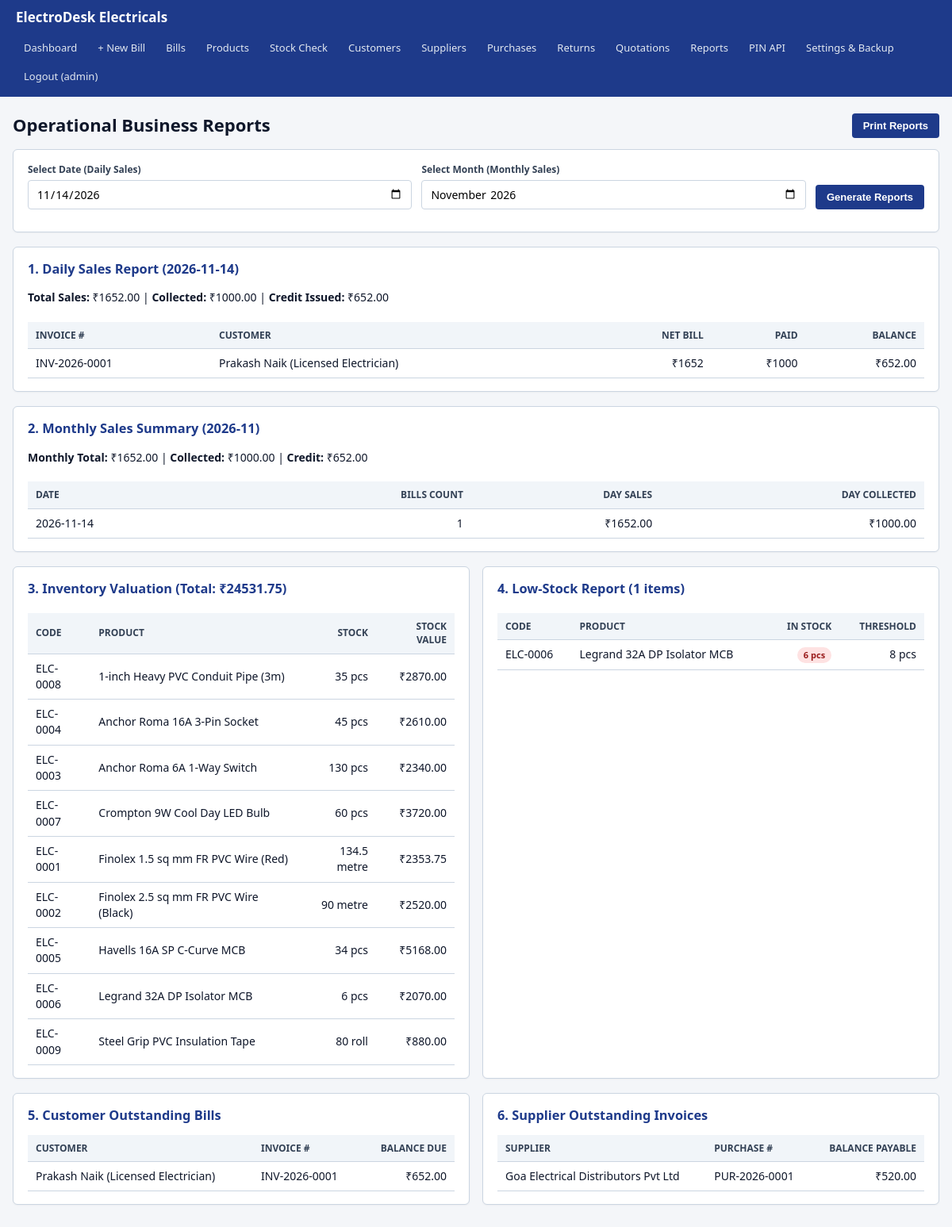
The app's page /reports (signed in) with its own data.
### tables this page shows
CREATE TABLE store_settings (
    id INTEGER PRIMARY KEY CHECK (id = 1),
    store_name TEXT NOT NULL DEFAULT 'ElectroDesk Electricals',
    store_address TEXT NOT NULL DEFAULT 'Main Market Road, Goa',
    store_phone TEXT NOT NULL DEFAULT '',
    default_tax_rate NUMERIC NOT NULL DEFAULT 0.00
);

CREATE TABLE sales (
    id INTEGER PRIMARY KEY AUTOINCREMENT,
    invoice_no TEXT NOT NULL UNIQUE,
    customer_id INTEGER,
    walkin_name TEXT,
    walkin_phone TEXT,
    subtotal NUMERIC NOT NULL DEFAULT 0.00,
    discount NUMERIC NOT NULL DEFAULT 0.00,
    tax_rate NUMERIC NOT NULL DEFAULT 0.00,
    tax_amount NUMERIC NOT NULL DEFAULT 0.00,
    total_amount NUMERIC NOT NULL DEFAULT 0.00,
    net_amount NUMERIC NOT NULL DEFAULT 0.00,
    paid_amount NUMERIC NOT NULL DEFAULT 0.00,
    status TEXT NOT NULL DEFAULT 'COMPLETED' CHECK (status IN ('COMPLETED', 'VOIDED')),
    submission_token TEXT NOT NULL UNIQUE,
    sale_date TEXT NOT NULL,
    created_at TEXT NOT NULL DEFAULT (datetime('now', 'localtime')),
    FOREIGN KEY (customer_id) REFERENCES customers(id)
);

CREATE TABLE customers (
    id INTEGER PRIMARY KEY AUTOINCREMENT,
    name TEXT NOT NULL,
    phone TEXT,
    address TEXT,
    pincode TEXT,
    notes TEXT,
    created_at TEXT NOT NULL DEFAULT (datetime('now', 'localtime'))
);

CREATE TABLE products (
    id INTEGER PRIMARY KEY AUTOINCREMENT,
    product_code TEXT NOT NULL UNIQUE,
    name TEXT NOT NULL,
    unit TEXT NOT NULL DEFAULT 'pcs',
    selling_price NUMERIC NOT NULL CHECK (selling_price >= 0),
    purchase_cost NUMERIC NOT NULL DEFAULT 0.00 CHECK (purchase_cost >= 0),
    stock_qty NUMERIC NOT NULL DEFAULT 0.00 CHECK (stock_qty >= 0),
    min_stock_threshold NUMERIC NOT NULL DEFAULT 5.00 CHECK (min_stock_threshold >= 0),
    is_active INTEGER NOT NULL DEFAULT 1 CHECK (is_active IN (0, 1)),
    created_at TEXT NOT NULL DEFAULT (datetime('now', 'localtime'))
);

CREATE TABLE purchases (
    id INTEGER PRIMARY KEY AUTOINCREMENT,
    purchase_no TEXT NOT NULL UNIQUE,
    supplier_id INTEGER NOT NULL,
    supplier_invoice_no TEXT,
    total_amount NUMERIC NOT NULL DEFAULT 0.00,
    paid_amount NUMERIC NOT NULL DEFAULT 0.00,
    purchase_date TEXT NOT NULL,
    notes TEXT,
    created_at TEXT NOT NULL DEFAULT (datetime('now', 'localtime')),
    FOREIGN KEY (supplier_id) REFERENCES suppliers(id)
);

CREATE TABLE suppliers (
    id INTEGER PRIMARY KEY AUTOINCREMENT,
    name TEXT NOT NULL,
    phone TEXT,
    address TEXT,
    pincode TEXT,
    notes TEXT,
    created_at TEXT NOT NULL DEFAULT (datetime('now', 'localtime'))
);

### routes/ops_routes.py (the view)
@ops_bp.route("/reports")
@login_required
def reports():
    db_path = current_app.config["DB_PATH"]
    selected_date = request.args.get("date", date.today().isoformat())
    selected_month = request.args.get("month", date.today().strftime("%Y-%m"))
    daily = report_service.daily_sales_report(selected_date, db_path=db_path)
    monthly = report_service.monthly_sales_report(selected_month, db_path=db_path)
    inv_val = report_service.inventory_valuation_report(db_path=db_path)
    low_stock = inventory_service.get_low_stock_products(db_path=db_path)
    dues = report_service.outstanding_reports(db_path=db_path)
    return render_template(
        "reports.html",
        selected_date=selected_date,
        selected_month=selected_month,
        daily=daily,
        monthly=monthly,
        inv_val=inv_val,
        low_stock=low_stock,
        dues=dues,
    )

### app.py (called while the page is built)
def create_app(test_config: dict | None = None) -> Flask:
    app = Flask(__name__)
    app.config.from_object(Config)
    if test_config:
        app.config.update(test_config)
    init_db(db_path=app.config["DB_PATH"])
    if not app.config.get("TESTING"):
        backup_service.run_daily_auto_backup(
            db_path=app.config["DB_PATH"],
            backup_dir=app.config["BACKUP_DIR"],
        )
    @app.context_processor
    def inject_store_settings():
        return {"store": auth_service.get_store_settings(db_path=app.config["DB_PATH"])}
    app.register_blueprint(main_bp)
    app.register_blueprint(product_bp)
    app.register_blueprint(sales_bp)
    app.register_blueprint(purchase_bp)
    app.register_blueprint(ops_bp)
    app.register_blueprint(api_bp)
    return app

### database/db.py (called while the page is built)
def to_decimal(value) -> Decimal:
    if value is None or value == "":
        return Decimal("0.00")
    return Decimal(str(value)).quantize(Decimal("0.01"), rounding=ROUND_HALF_UP)

def get_connection(db_path: str | None = None) -> sqlite3.Connection:
    target_path = db_path or Config.DB_PATH
    conn = sqlite3.connect(target_path, timeout=10.0)
    conn.row_factory = sqlite3.Row
    conn.execute("PRAGMA foreign_keys = ON;")
    conn.execute("PRAGMA journal_mode = WAL;")
    conn.execute("PRAGMA busy_timeout = 5000;")
    return conn

### routes/__init__.py (called while the page is built)
def login_required(view_func):
    @wraps(view_func)
    def wrapped_view(*args, **kwargs):
        if "user_id" not in session:
            flash("Please log in to access ElectroDesk.", "warning")
            return redirect(url_for("main.login"))
        return view_func(*args, **kwargs)
    return wrapped_view

### services/auth_service.py (called while the page is built)
def get_store_settings(db_path: str | None = None) -> dict:
    conn = get_connection(db_path)
    try:
        row = conn.execute("SELECT * FROM store_settings WHERE id = 1").fetchone()
        return dict(row) if row else {
            "store_name": "ElectroDesk Electricals",
            "store_address": "Main Market Road, Goa",
            "store_phone": "",
            "default_tax_rate": "0.00",
        }
    finally:
        conn.close()

### templates/reports.html (shortened to what this page needs)
{% extends "base.html" %}
{% block content %}
<div class="page-header">
  <h1>Operational Business Reports</h1>
  <button type="button" class="btn no-print" onclick="window.print()">Print Reports</button>
</div>
<div class="card no-print">
  <form method="GET" action="{{ url_for('ops.reports') }}" class="form-row">
    <div class="form-group">
      <label>Select Date (Daily Sales)</label>
      <input type="date" name="date" value="{{ selected_date }}">
    </div>
    <div class="form-group">
      <label>Select Month (Monthly Sales)</label>
      <input type="month" name="month" value="{{ selected_month }}">
    </div>
    <button type="submit" class="btn">Generate Reports</button>
  </form>
</div>
<div class="card">
  <h3>1. Daily Sales Report ({{ daily.date }})</h3>
  <p>
    <strong>Total Sales:</strong> ₹{{ daily.total_sales }} |
    <strong>Collected:</strong> ₹{{ daily.total_collected }} |
    <strong>Credit Issued:</strong> ₹{{ daily.total_credit }}
  </p>
  <div class="table-wrap">
    <table>
      <thead>
        <tr><th>Invoice #</th><th>Customer</th><th class="num">Net Bill</th><th class="num">Paid</th><th class="num">Balance</th></tr>
      </thead>
      <tbody>
        {% for b in daily.bills %}
        <tr>
          <td>{{ b.invoice_no }}</td>
          <td>{{ b.customer_name or b.walkin_name or 'Walk-in' }}</td>
          <td class="num">₹{{ b.net_amount }}</td>
          <td class="num">₹{{ b.paid_amount }}</td>
          <td class="num">₹{{ b.balance }}</td>
        </tr>
        {% else %}
        <tr><td colspan="5">No completed sales on {{ daily.date }}.</td></tr>
        {% endfor %}
      </tbody>
    </table>
  </div>
</div>
<div class="card">
  <h3>2. Monthly Sales Summary ({{ monthly.year_month }})</h3>
  <p>
    <strong>Monthly Total:</strong> ₹{{ monthly.month_total }} |
    <strong>Collected:</strong> ₹{{ monthly.month_paid }} |
    <strong>Credit:</strong> ₹{{ monthly.month_credit }}
  </p>
  <div class="table-wrap">
    <table>
      <thead>
        <tr><th>Date</th><th class="num">Bills Count</th><th class="num">Day Sales</th><th class="num">Day Collected</th></tr>
      </thead>
      <tbody>
        {% for d in monthly.days %}
        <tr>
          <td>{{ d.sale_date }}</td>
          <td class="num">{{ d.bill_count }}</td>
          <td class="num">₹{{ d.day_total }}</td>
          <td class="num">₹{{ d.day_paid }}</td>
        </tr>
        {% else %}
        <tr><td colspan="4">No sales recorded in {{ monthly.year_month }}.</td></tr>
        {% endfor %}
      </tbody>
    </table>
  </div>
</div>
<div class="grid-2">
  <div class="card">
    <h3>3. Inventory Valuation (Total: ₹{{ inv_val.total_valuation }})</h3>
    <div class="table-wrap">
      <table>
        <thead>
          <tr><th>Code</th><th>Product</th><th class="num">Stock</th><th class="num">Stock Value</th></tr>
        </thead>
        <tbody>
          {% for item in inv_val['items'] %}
          <tr>
            <td>{{ item.product_code }}</td>
            <td>{{ item.name }}</td>
            <td class="num">{{ item.stock_qty }} {{ item.unit }}</td>
            <td class="num">₹{{ item.stock_value }}</td>
          </tr>
          {% else %}
          <tr><td colspan="4">No active products.</td></tr>
          {% endfor %}
        </tbody>
      </table>
    </div>
  </div>
  <div class="card">
    <h3>4. Low-Stock Report ({{ low_stock|length }} items)</h3>
    <div class="table-wrap">
      <table>
        <thead>
          <tr><th>Code</th><th>Product</th><th class="num">In Stock</th><th class="num">Threshold</th></tr>
        </thead>
        <tbody>
          {% for item in low_stock %}
          <tr>
            <td>{{ item.product_code }}</td>
            <td>{{ item.name }}</td>
            <td class="num"><span class="badge badge-danger">{{ item.stock_qty }} {{ item.unit }}</span></td>
            <td class="num">{{ item.min_stock_threshold }} {{ item.unit }}</td>
          </tr>
          {% else %}
          <tr><td colspan="4">No low-stock alerts.</td></tr>
          {% endfor %}
        </tbody>
      </table>
    </div>
  </div>
</div>
<div class="grid-2">
  <div class="card">
    <h3>5. Customer Outstanding Bills</h3>
    <table>
      <thead><tr><th>Customer</th><th>Invoice #</th><th class="num">Balance Due</th></tr></thead>
      <tbody>
        {% for c in dues.customer_dues %}
        <tr><td>{{ c.customer_name }}</td><td>{{ c.invoice_no }}</td><td class="num">₹{{ c.balance }}</td></tr>
        {% else %}
        <tr><td colspan="3">Zero pending customer dues.</td></tr>
        {% endfor %}
      </tbody>
    </table>
  </div>
  <div class="card">
    <h3>6. Supplier Outstanding Invoices</h3>
    <table>
      <thead><tr><th>Supplier</th><th>Purchase #</th><th class="num">Balance Payable</th></tr></thead>
      <tbody>
        {% for s in dues.supplier_dues %}
        <tr><td>{{ s.supplier_name }}</td><td>{{ s.purchase_no }}</td><td class="num">₹{{ s.balance }}</td></tr>
        {% else %}
        <tr><td colspan="3">Zero pending supplier dues.</td></tr>
        {% endfor %}
      </tbody>
    </table>
  </div>
</div>
{% endblock %}

### templates/base.html (shortened to what this page needs)
<!DOCTYPE html>
<html lang="en">
<head>
  <link rel="stylesheet" href="{{ url_for('static', filename='style.css') }}">
</head>
<body>
  {% if session.get('user_id') %}
  <nav class="navbar no-print">
    <a class="brand" href="{{ url_for('main.dashboard') }}">{{ store.store_name }}</a>
    <div class="nav-links">
      <a href="{{ url_for('main.dashboard') }}">Dashboard</a>
      <a href="{{ url_for('sales.new_bill') }}">+ New Bill</a>
      <a href="{{ url_for('sales.billing_list') }}">Bills</a>
      <a href="{{ url_for('products.index') }}">Products</a>
      <a href="{{ url_for('products.reconcile') }}">Stock Check</a>
      <a href="{{ url_for('sales.customers') }}">Customers</a>
      <a href="{{ url_for('purchases.suppliers') }}">Suppliers</a>
      <a href="{{ url_for('purchases.purchases') }}">Purchases</a>
      <a href="{{ url_for('ops.returns') }}">Returns</a>
      <a href="{{ url_for('ops.quotations') }}">Quotations</a>
      <a href="{{ url_for('ops.reports') }}">Reports</a>
      <a href="{{ url_for('main.pin_lookup') }}">PIN API</a>
      <a href="{{ url_for('main.settings') }}">Settings &amp; Backup</a>
      <a href="{{ url_for('main.logout') }}">Logout ({{ session.get('username') }})</a>
    </div>
  </nav>
  {% endif %}
  <div class="container">
    {% block content %}{% endblock %}
  </div>
</body>
</html>

### static/style.css (style rules this page uses)
:root { --bg: #f4f6f9; --surface: #ffffff; --primary: #1e3a8a; --primary-hover: #1d4ed8; --secondary: #475569; --success: #15803d; --danger: #b91c1c; --warning: #b45309; --border: #cbd5e1; --text: #0f172a; --muted: #64748b; }
* { box-sizing: border-box; }
body { margin: 0; font-family: "Segoe UI", Tahoma, Geneva, Verdana, sans-serif; background: var(--bg); color: var(--text); font-size: 14px; line-height: 1.45; }
.navbar { background: var(--primary); color: #fff; padding: 10px 20px; display: flex; flex-wrap: wrap; align-items: center; justify-content: space-between; gap: 10px; }
.brand { font-weight: 700; font-size: 17px; color: #fff; text-decoration: none; }
.nav-links { display: flex; flex-wrap: wrap; gap: 6px; }
.nav-links a { color: #e2e8f0; text-decoration: none; padding: 6px 10px; border-radius: 4px; font-size: 13px; }
.container { max-width: 1220px; margin: 20px auto; padding: 0 16px; }
.card { background: var(--surface); border: 1px solid var(--border); border-radius: 6px; padding: 16px 18px; margin-bottom: 18px; box-shadow: 0 1px 2px rgba(0, 0, 0, 0.04); }
.card h2, .card h3 { margin-top: 0; margin-bottom: 12px; color: var(--primary); }
.grid-2 { display: grid; grid-template-columns: repeat(auto-fit, minmax(360px, 1fr)); gap: 16px; }
.form-row { display: flex; flex-wrap: wrap; gap: 12px; margin-bottom: 12px; align-items: flex-end; }
.form-group { display: flex; flex-direction: column; flex: 1; min-width: 150px; }
label { font-weight: 600; font-size: 12px; margin-bottom: 4px; color: #334155; }
input, select, textarea { padding: 7px 10px; border: 1px solid var(--border); border-radius: 4px; font-size: 14px; font-family: inherit; background: #fff; }
.btn { display: inline-block; padding: 8px 14px; border: none; border-radius: 4px; background: var(--primary); color: #fff; font-weight: 600; font-size: 13px; cursor: pointer; text-decoration: none; text-align: center; }
.table-wrap { overflow-x: auto; }
table { width: 100%; border-collapse: collapse; margin-top: 6px; }
th, td { padding: 8px 10px; border-bottom: 1px solid var(--border); text-align: left; }
th { background: #f1f5f9; font-weight: 700; font-size: 12px; text-transform: uppercase; color: #334155; }
.num { text-align: right; font-variant-numeric: tabular-nums; }
.badge { display: inline-block; padding: 2px 8px; border-radius: 12px; font-size: 11px; font-weight: 700; }
.badge-danger { background: #fee2e2; color: #991b1b; }
.page-header { display: flex; justify-content: space-between; align-items: center; flex-wrap: wrap; gap: 10px; margin-bottom: 14px; }
.page-header h1 { margin: 0; font-size: 22px; }

### records on screen
store_settings: store_name "ElectroDesk Electricals"
sales: invoice_no "INV-2026-0001", name "Prakash Naik (Licensed Electrician)", net_amount "1652", paid_amount "1000", balance "652.00", sale_date "2026-11-14", bill_count "1", day_total "1652.00", day_paid "1000.00", customer_name "Prakash Naik (Licensed Electrician)"
products: product_code "ELC-0008", name "1-inch Heavy PVC Conduit Pipe (3m)", stock_qty "35", unit "pcs", stock_value "2870.00"
products: product_code "ELC-0004", name "Anchor Roma 16A 3-Pin Socket", stock_qty "45", unit "pcs", stock_value "2610.00"
products: product_code "ELC-0003", name "Anchor Roma 6A 1-Way Switch", stock_qty "130", unit "pcs", stock_value "2340.00"
products: product_code "ELC-0007", name "Crompton 9W Cool Day LED Bulb", stock_qty "60", unit "pcs", stock_value "3720.00"
products: product_code "ELC-0001", name "Finolex 1.5 sq mm FR PVC Wire (Red)", stock_qty "134.5", unit "metre", stock_value "2353.75"
products: product_code "ELC-0002", name "Finolex 2.5 sq mm FR PVC Wire (Black)", stock_qty "90", unit "metre", stock_value "2520.00"
products: product_code "ELC-0005", name "Havells 16A SP C-Curve MCB", stock_qty "34", unit "pcs", stock_value "5168.00"
products: product_code "ELC-0006", name "Legrand 32A DP Isolator MCB", stock_qty "6", unit "pcs", stock_value "2070.00", min_stock_threshold "8"
products: product_code "ELC-0009", name "Steel Grip PVC Insulation Tape", stock_qty "80", unit "roll", stock_value "880.00"
purchases: supplier_name "Goa Electrical Distributors Pvt Ltd", purchase_no "PUR-2026-0001", balance "520.00"

### other values on screen
{{ session.get('username') }} "admin"
{{ daily.date }} "2026-11-14"
{{ daily.total_sales }} "1652.00"
{{ daily.total_collected }} "1000.00"
{{ daily.total_credit }} "652.00"
{{ monthly.year_month }} "2026-11"
{{ monthly.month_total }} "1652.00"
{{ monthly.month_paid }} "1000.00"
{{ monthly.month_credit }} "652.00"
{{ inv_val.total_valuation }} "24531.75"
{{ low_stock|length }} "1"
